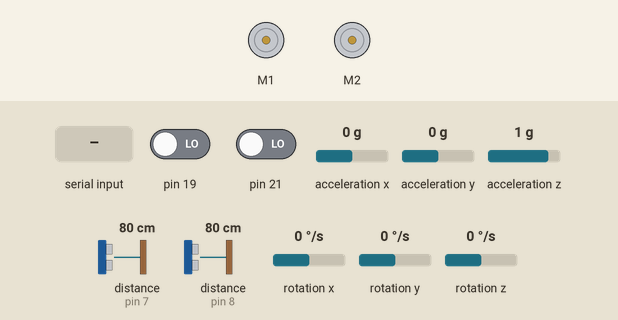
Recording of a sketch running on a simulated Arduino Mega 2560, built with avr-gcc and run on an emulated ATmega2560. Parts: 2 × DC motor (green arrow = forward, orange = backward, longer = faster). The inputs (shaded band) are chosen by the test bench; at power-on: distance to the obstacle (sensors on pin 8, pin 7) 80 cm, pin 19 LOW, pin 21 LOW, acceleration x 0 g, acceleration y 0 g, acceleration z 1 g, rotation x 0 °/s, rotation y 0 °/s, rotation z 0 °/s.

Above: at 4.0 s.
4.1 s: "G" received over the second serial link
At 5.8 s:
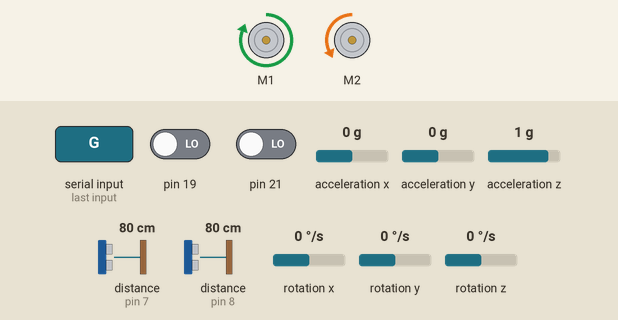
7.1 s: distance to the obstacle (sensor on pin 8) set to 10 cm
8.6 s: distance to the obstacle (sensor on pin 8) set to 7 cm
At 9.4 s:
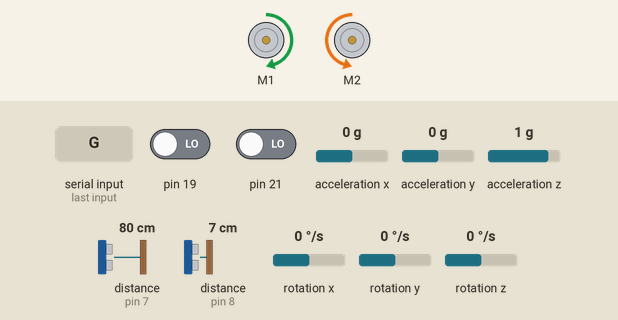
10.1 s: distance to the obstacle (sensor on pin 7) set to 14 cm
11.6 s: distance to the obstacle (sensor on pin 7) set to 11 cm
At 12.8 s:
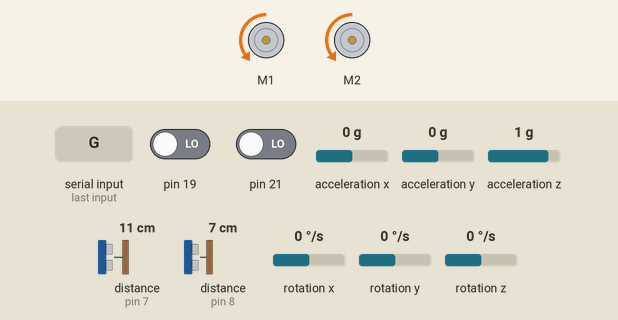
13.1 s: distance to the obstacle (sensor on pin 7) set to 23 cm
14.8 s: distance to the obstacle (sensor on pin 7) set to 29 cm
At 16.5 s:
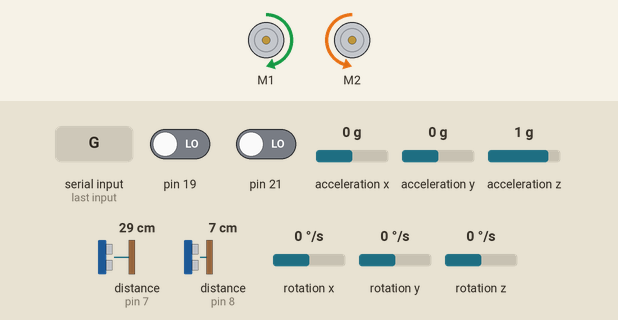
Timing chart, 0 to 18.0 s (numbered marks = the images above; inputs shaded):
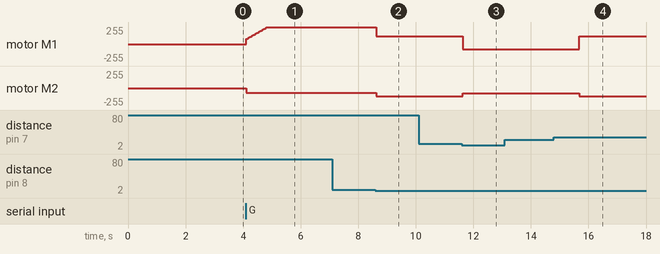

The sketch:

Cave_Explore.ino
```cpp
#include <Arduino.h>
/// --- Налаштування ---
#include "MeMegaPi.h"
#include <Wire.h>

MeEncoderOnBoard encoderLeft(SLOT1);
MeEncoderOnBoard encoderRight(SLOT2);

MeMegaPiDCMotor motor_left(PORT1B);
MeMegaPiDCMotor motor_right(PORT2B);

MeUltrasonicSensor ultraSensor_front(PORT_7);
MeUltrasonicSensor ultraSensor_right(PORT_8);
MeGyro gyro(PORT_6);

int distance_front;
int distance_right;
float error_count_L = 0;
float error_count_R = 0;
int loop_count = 0;

int normal_right_distance = 7; //нормальна дистанція до правої стіни
int safe_distance = 12; //дистанція знаходження передньої стіни

bool isRunning = false;

// --- Обробники переривань енкодерів ---
void isr_encoder_left() {
  if (digitalRead(encoderLeft.getPortB()) == 0) {
    encoderLeft.pulsePosMinus();
  } else {
    encoderLeft.pulsePosPlus();
  }
}

void isr_encoder_right() {
  if (digitalRead(encoderRight.getPortB()) == 0) {
    encoderRight.pulsePosMinus();
  } else {
    encoderRight.pulsePosPlus();
  }
}

// --- Функції руху ---
void move(int speedL, int speedR){
  motor_left.run(speedL);
  motor_right.run(-speedR);
}

void motors_stop(){
  motor_left.stop();
  motor_right.stop();
}

void resetEncoders() {
  encoderLeft.setPulsePos(0);
  encoderRight.setPulsePos(0);
}

// --- Головний код ---
void runMyRobotCode() {
  Serial3.println("-> MegaPi активовано...");
  while (true) {
    distance_front = ultraSensor_front.distanceCm();
    distance_right = ultraSensor_right.distanceCm();

    // Защита от "слепой зоны" датчиков: если датчик ничего не видит,
    // он выдает 0. Мы искусственно меняем 0 на 400 см (бесконечность).
    if (distance_front == 0) distance_front = 400;
    if (distance_right == 0) distance_right = 400;

    loop_count += 1;

    if (distance_front <= safe_distance) {
      Serial.println("turn left (obstacle)");
      while (distance_front <= 25) {
        distance_front = ultraSensor_front.distanceCm();
        if (distance_front == 0) distance_front = 400; // защита от нуля внутри цикла

        move(-80, 80); // Поворот на месте налево
        delay(500);
      }
      // После успешного поворота сбрасываем накопленные ошибки,
      // чтобы робот не рванул в стену
      error_count_L = 0;
      error_count_R = 0;
    }
    // --- їдемо по правій стіні ---
    else {
      if (distance_right >= normal_right_distance - 1 && distance_right <= normal_right_distance + 1) {
        move(120, 120);
        error_count_L = 0;
        error_count_R = 0;
      }
      else if (distance_right < normal_right_distance - 1) {
        error_count_L += 1;
        error_count_R = 0; // Сбрасываем противоположную ошибку
        move(70, 70 + 10 * error_count_L);
      }
      else {
        error_count_R += 1;
        error_count_L = 0; // Сбрасываем противоположную ошибку
        move(70 + 10 * error_count_R, 70);
      }

      if (loop_count >= 17) {
        gyro.update();

        Serial3.print(-encoderLeft.getPulsePos()); // лівий енкодер
        Serial3.print("; ");
        Serial3.print(encoderRight.getPulsePos()); // правий енкодер
        Serial3.print("; ");
        Serial3.println(gyro.getAngleZ()); // кут

        loop_count = 0;
      }
    }
    delay(30);
  }
}

void setup() {
  Serial3.begin(115200);
  gyro.begin();
  delay(1000); // ініціалізація гіроскопа

  // На Arduino — замеряем drift перед стартом
  float gyro_offset = 0;
  for(int i = 0; i < 100; i++) {
      gyro_offset += gyro.getAngleZ();
      delay(10);
  }
  gyro_offset /= 100;

// И вычитаем при каждом чтении
float theta = gyro.getAngleZ() - gyro_offset;

  // Прив'язка переривань для енкодерів
  attachInterrupt(encoderLeft.getIntNum(),  isr_encoder_left,  RISING);
  attachInterrupt(encoderRight.getIntNum(), isr_encoder_right, RISING);
}

void loop() {
  // Проверяем буфер побайтово
  while (Serial3.available() > 0) {
    char incomingChar = Serial3.read();

    // Проверяем: если пришла буква 'G'
    if (incomingChar == 'G') {
      isRunning = true;
      Serial3.println("=== СИГНАЛ ОТРИМАНО! ЗАПУСК ===");

      runMyRobotCode();
    }
  }
}
```

Measured:
- the behaviour switches between 9 and 8 cm on distance to the obstacle (sensor on pin 8) (found by bisection; images 1 and 2)
- the behaviour switches between 13 and 12 cm on distance to the obstacle (sensor on pin 7) (found by bisection; images 2 and 3)
- the behaviour switches between 25 and 26 cm on distance to the obstacle (sensor on pin 7) (found by bisection; images 3 and 4)
- after the input at 4.1 s, motor M1: moves from stopped to forward 255/255 over 0.73 s, starting at once; motor M2: stopped → backward 70/255 at once
- after the input at 7.1 s, every drawn part: stays the same
- after the input at 8.6 s, motor M1: forward 255/255 → forward 120/255 at once; motor M2: backward 70/255 → backward 120/255 at once
- after the input at 10.1 s, every drawn part: stays the same
- after the input at 11.6 s, motor M1: forward 120/255 → backward 80/255 at once; motor M2: backward 120/255 → backward 80/255 at once
- after the input at 13.1 s, every drawn part: stays the same
- after the input at 14.8 s, motor M1: backward 80/255 → forward 120/255 after 0.88 s; motor M2: backward 80/255 → backward 120/255 after 0.88 s
